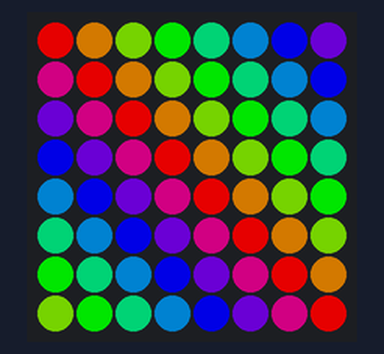
The program below on a simulated Raspberry Pi (BCM pin numbers) with a Sense HAT. Parts: the Sense HAT's 8×8 RGB LED matrix. Dim RGB values are drawn brighter than linear; random numbers come from a fixed seed.

Above: at 0.03 s.
At 4.98 s:
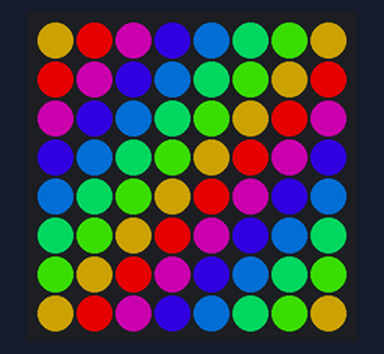
At 9.94 s:
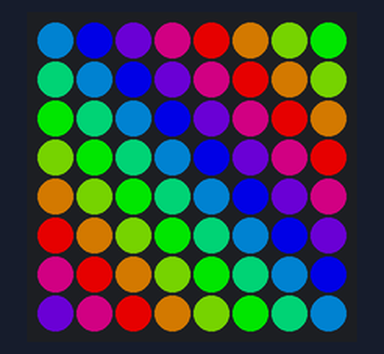
At 19.86 s:
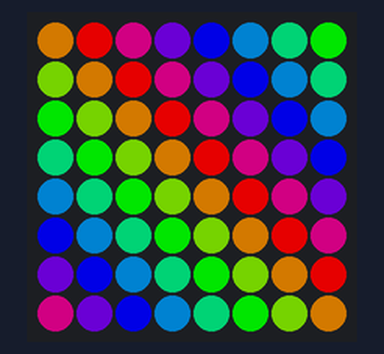
At 29.78 s:
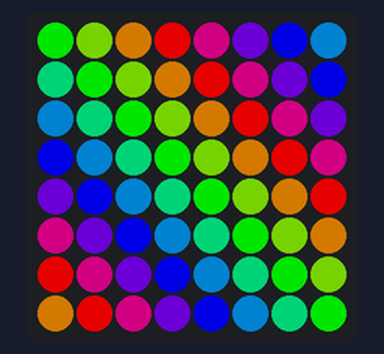
At 39.84 s:
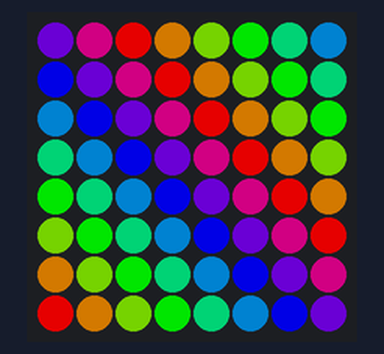

The program:

rainbow.py
```python
#!/usr/bin/env python3

from sense_hat import SenseHat
import time, math, random

# Various options
class option(object):
	CORNERS = [ \
		{'a': False, 'b': True}, \
		{'a': True, 'b': False}, \
		{'a': True, 'b': True},  \
		{'a': False, 'b': False}  ]

	RAINBOW_SPEED  = .07
	MATRIX_WIDTH   = 8
	MATRIX_HEIGHT  = 8
	ANIMATION_REPS = 3

# Calculate a color based on a position (0-255)
# 0-255 is divided into 3 regions. In each region
# R, G, and B are rising or falling between 0-255
# The color range begins and ends on red to create
# a smooth transition from 255 back to zero
def color_rainbow (color):
	color = abs(color) % 256
	edge = color // 85
	color = 3 * (color % 85)
	if edge is 0: return (255 - color, color, 0)
	if edge is 1: return (0, 255 - color, color)
	return (color, 0, 255 - color)

# Create the sense hat object
sense = SenseHat()
sense.low_light = True

last_corner = -1
corner = last_corner

# Loop continuously
while True:

	color = 0
	# Choose the corner the rainbow eminates from
	while corner == last_corner:
		corner = random.choice(option.CORNERS)
	last_corner = corner

	# Calculate the rainbow color list (length depends on the
	# animation direction
	num_colors = option.MATRIX_WIDTH + (-1 if corner['b'] else 1)
	colors = [color_rainbow(c) for c in range(0, 255, int(255/num_colors))]
	reps = option.ANIMATION_REPS * num_colors

	# Iterate the animations the specified number of times
	for reps in range(reps):
		# Start with an empty pixel color list
		pixels = []
		# For each row and column, set the next pixel to the next color in
		# the color list
		for c in range(8):
			for r in range(8):
				pixels = pixels + [colors[color]] if corner['a'] else [colors[color]] + pixels
				color = (color + 1) % num_colors
		# The pixel list is complete, use it to set the Sense Hat pixels
		sense.set_pixels(pixels)
		# Take a short break
		time.sleep(option.RAINBOW_SPEED)
```
